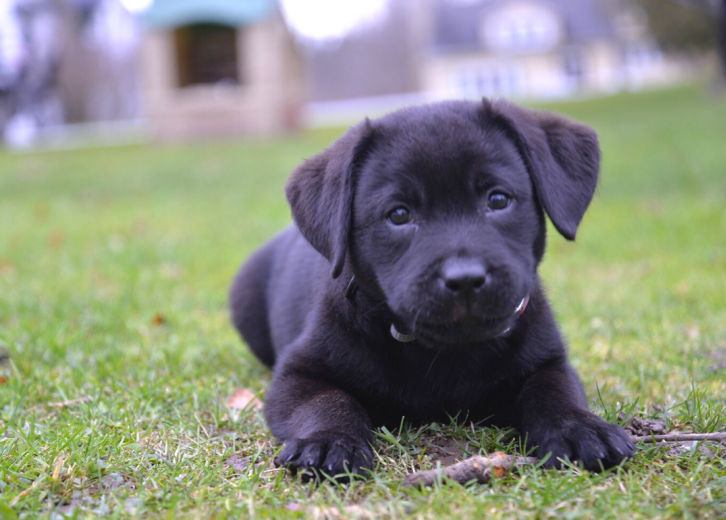
#> input picture English Lab Puppy (1)_0.png, 726 x 520 px, found by its file name
$ python ImagesWithNumpy.py
#> lines starting #> are read from the running program, lines starting #| are printed output that depends on the picture
#!/usr/bin/env python3
# -*- coding: utf-8 -*-
"""

@author: eman-saeed
"""

import numpy as np
import matplotlib.pyplot as plt

#python image library.
"""
PIL is a library that used for transformation of image
    into an array  that numpy can understand.
"""
from PIL import Image
"""
-> support the path of the image.
"""
pic = Image.open('English Lab Puppy (1)_0.png')
#> pic is the input picture: PIL image 726x520 RGB; mean R, G, B 136.2, 140.1, 127.1
pic.show()
type(pic)
pic_arr = np.asarray(pic)
print(pic_arr.shape)
#| (520, 726, 3)
#showing image by using matplotlib library by converting the pixels to an image.
#plt.imshow(pic_arr)
pic_red = pic_arr.copy()
#plt.imshow(pic_red)

"""to show the image with the red color we select a specific channel to show."""
#R G B
pic_red2 = pic_red[:,:,0]
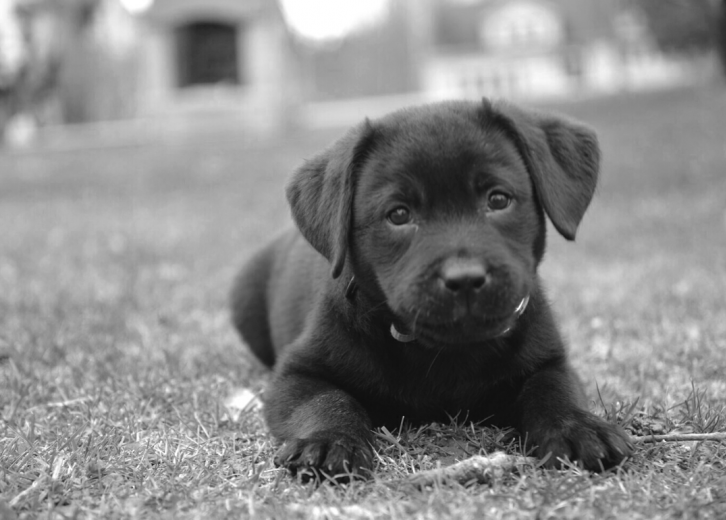
#> pic_red2: shape (520, 726); min 10, max 255, mean 136.2
"""
- cmap -> color map we choose color gray .
- RED Channel Values 0-255:
    0 -> No Color Value(pure black).
    255-> Full Color.
"""
plt.imshow(pic_red[:,:,1],cmap ='gray')

#Check for the blue
plt.imshow(pic_red[:,:,2 ],cmap ='gray')
#Check for the green channel
pic_red [:,:,1] = 0
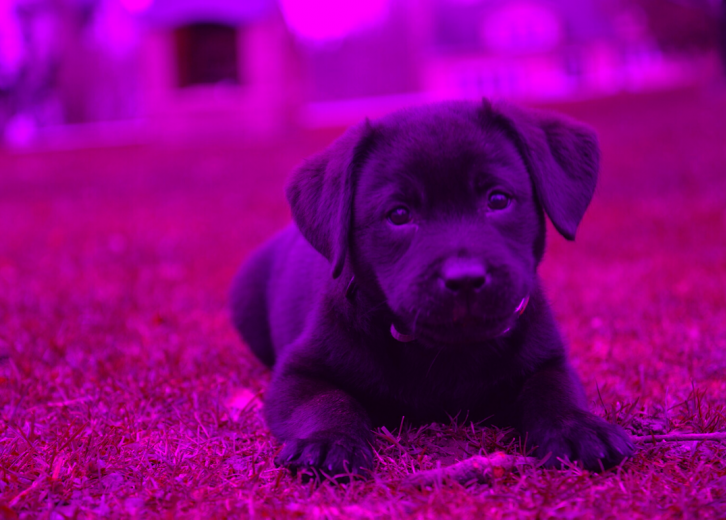
#> pic_red: shape (520, 726, 3); mean R, G, B 136.2, 0, 127.1
pic_red [:,:,2]  = 0
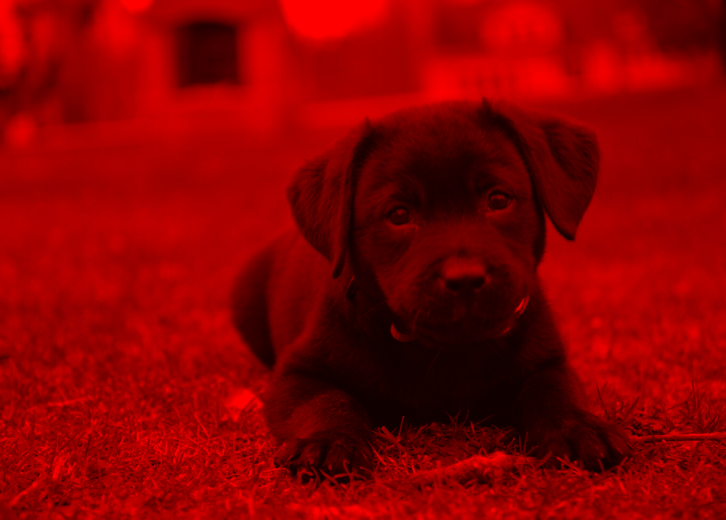
#> pic_red: shape (520, 726, 3); mean R, G, B 136.2, 0, 0
plt.imshow(pic_red)
print(pic_red.shape)
#| (520, 726, 3)

pic_red[:,:,1].shape
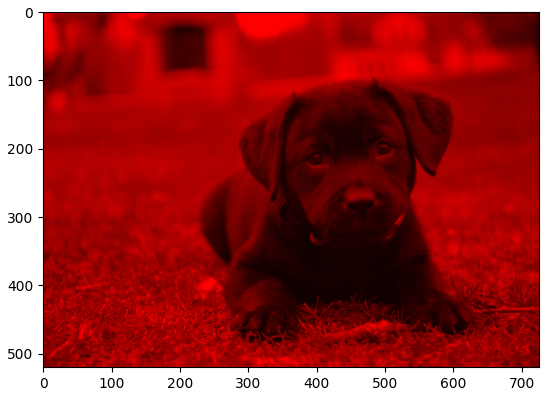
#> figure drawn by matplotlib, 1 panel

$ run again, with bricks.jpeg saved as English Lab Puppy (1)_0.png
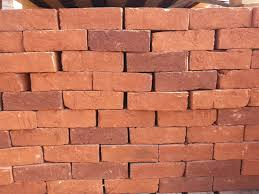
#> input picture bricks.jpeg, 259 x 194 px, found by its file name
#> pic is the input picture: PIL image 259x194 RGB; mean R, G, B 192.1, 114.7, 89.2
#| (194, 259, 3)
#> `pic_red2 = pic_red[:,:,0]`:
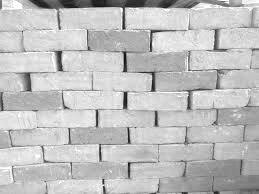
#> pic_red2: shape (194, 259); min 16, max 255, mean 192.1
#| (194, 259, 3)
#> `pic_red[:,:,1].shape`:
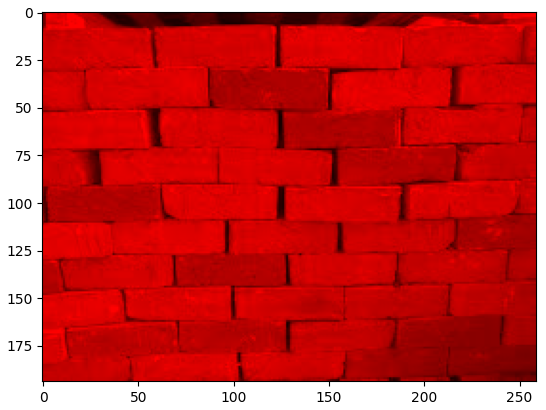
#> figure drawn by matplotlib, 1 panel
